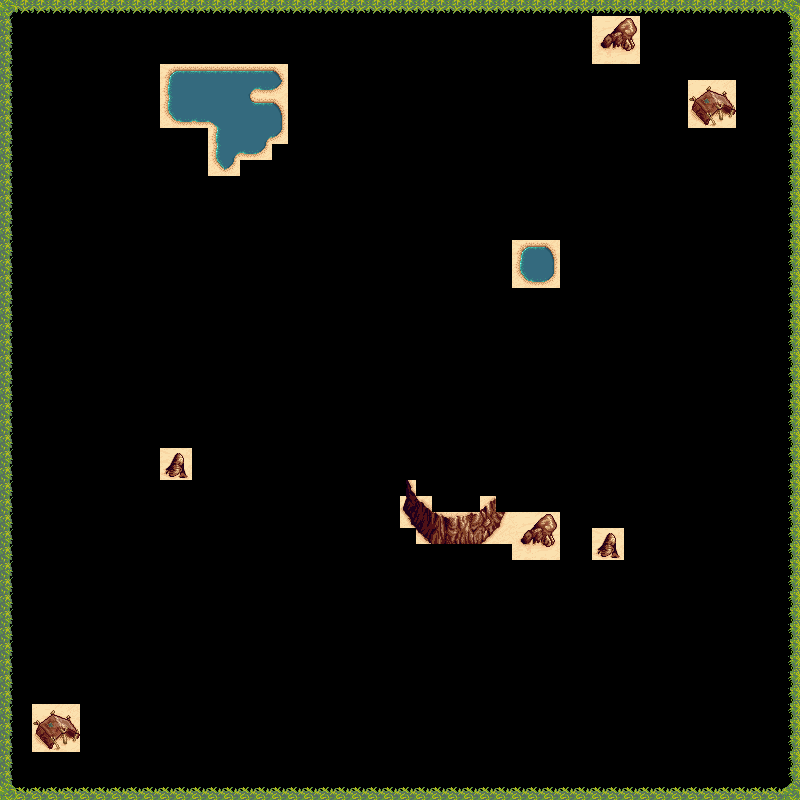

A 2D game scene composited from a Tiled map and its tileset images. What follows is a short description and the map's XML, with each tile layer's data collapsed to a summary:
An orthogonal 50x50 tile map with 16x16 px tiles, 1 tile layer (Barriers), 1 hidden layer not drawn.

<map version="1.2" tiledversion="1.2.4" orientation="orthogonal" renderorder="right-down" width="50" height="50" tilewidth="16" tileheight="16" infinite="0" nextlayerid="3" nextobjectid="1">
 <tileset firstgid="1" source="desert_tileset.tsx" />
 <layer id="1" name="Terrain Base" width="50" height="50" visible="0">
  <data>[2500 cells, 2500 non-empty, 36 distinct tile ids]</data>
 </layer>
 <layer id="2" name="Barriers" width="50" height="50">
  <data>[2500 cells, 316 non-empty, 63 distinct tile ids]</data>
 </layer>
</map>
